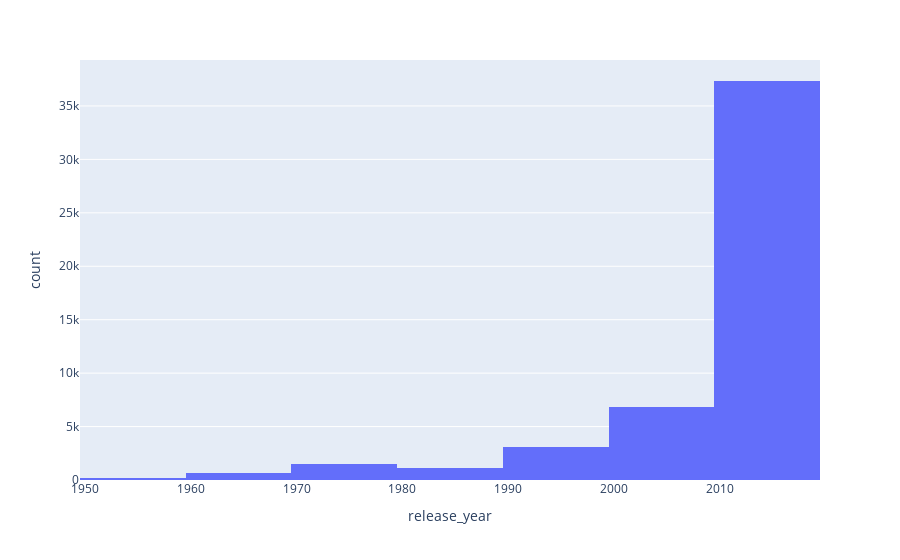

Here is the notebook cell this chart was saved with:
### Code cell
fig = px.histogram(df, x='beat', nbins=10)
fig.show()

### Figure 1 — Plotly figure (JSON) as saved in the notebook; plotly's stock layout.template omitted (floating-point values rounded to 4 significant figures; data arrays with more than 128 entries replaced by an {"elided": "..."} marker saying what was removed)
{"data": [{"alignmentgroup": "True", "bingroup": "x", "hovertemplate": "release_year=%{x}<br>count=%{y}<extra></extra>", "legendgroup": "", "marker": {"color": "#636efa"}, "name": "", "nbinsx": 10, "offsetgroup": "", "orientation": "v", "showlegend": false, "type": "histogram", "x": {"elided": "50704 int values"}, "xaxis": "x", "yaxis": "y"}], "layout": {"autosize": true, "barmode": "relative", "legend": {"tracegroupgap": 0}, "margin": {"t": 60}, "xaxis": {"anchor": "y", "autorange": true, "domain": [0, 1], "range": [1950.0, 2020.0], "title": {"text": "release_year"}, "type": "linear"}, "yaxis": {"anchor": "x", "autorange": true, "domain": [0, 1], "range": [0, 39300.0], "title": {"text": "count"}}}}
